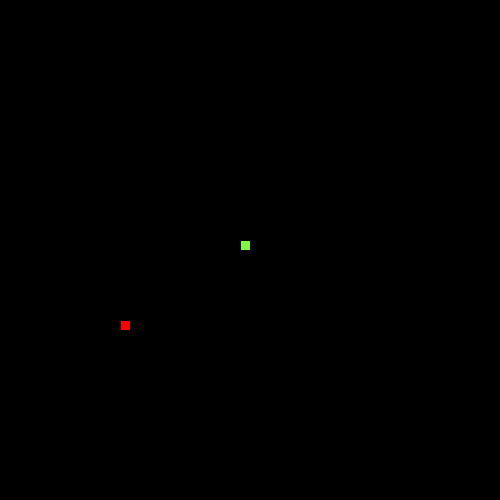
Frame 1 (no input)
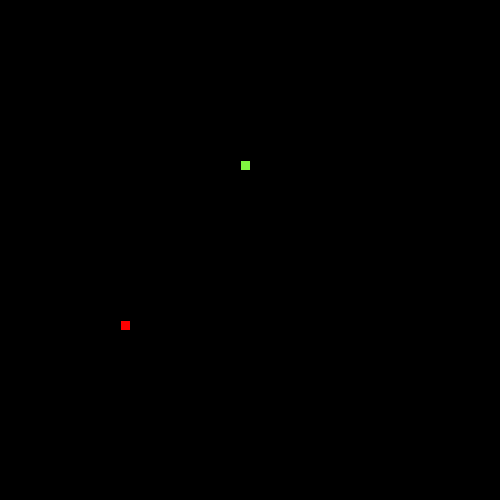
Frame 60 (the mouse pressed at the canvas centre just before this capture)
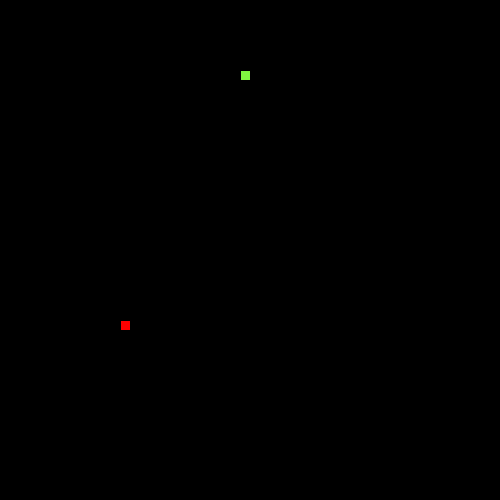
Frame 120 (the mouse held since frame 60 and released just before this capture)

The Processing sketch that drew these frames (run headless with seeded random() and noise(); from frame 60 on, the mouse is pressed at the canvas centre):

// Processing sketch: SnakeRecipe
// ── SnakeRecipe.pde

// 1. Follow the recipe instructions inside the Segment class.

// The Segment class will be used to represent each part of the moving snake.

int segmentX= 240;
int segmentY= 240;
String direction = "up";

class Segment {

  //2. Create x and y member variables to hold the location of each segment.

  // 3. Add a constructor with parameters to initialize each variable.
  Segment() {
  }

  // 4. Add getter and setter methods for both the x and y member variables.
  int getSegmentX() {
    return segmentX;
  }

  int getSegmentY() {
    return segmentY;
  }

  void setSegmentX(int newSegmentX) {
    segmentX = newSegmentX;
  }

  void setSegmentY(int newSegmentY) {
    segmentY = newSegmentY;
  }
}


// 5. Create (but do not initialize) a Segment variable to hold the head of the Snake
Segment head;


// 6. Create and initialize a String to hold the direction of your snake e.g. "up"



// 7. Create and initialize a variable to hold how many pieces of food the snake has eaten.
// give it a value of 1 to start.
int foodEaten = 1;


// 8. Create and initialize foodX and foodY variables to hold the location of the food.

// (Hint: use the random method to set both the x and y to random locations within the screen size (500 by 500).)


int foodY = ((int)random(50)*10);
int foodX = ((int)random(50)*10);


void setup() {

  // 9. Set the size of your sketch (500 by 500).

  size(500, 500);


  // 10. initialize your head to a new segment.
  head = new Segment();

  // 11. Use the frameRate(int rate) method to set the rate to 20.
  frameRate(20);
}


void draw() {

  background(0);


  //12. Call the manageTail, drawFood, drawSnake, move, and collision methods.
  manageTail();
  drawFood();
  drawSnake();
  move();
  collision();
}


// 13. Complete the drawFood method below. (Hint: each piece of food should be a 10 by 10 rectangle).

void drawFood() {
  fill(#FF0000);
  rect(foodX, foodY, 10, 10);
}


//14. Draw the snake head (use a 10 by 10 rectangle)

void drawSnake() {
  fill(#80F741);
  rect(segmentX, segmentY, 10, 10);

  //test your code
}


// 15. Complete the move method below.

void move() {

  // 16. Using a switch statement, make your snake head move by 10 pixels in the correct direction.
  //This is an incomplete switch statement:

  switch(direction) {
  case "up":
    head.setSegmentY(segmentY-10);
    break;
  case "down":
    head.setSegmentY(segmentY+10);
    break;
  case "left":
    head.setSegmentX(segmentX-10);
    break;
  case "right":
    head.setSegmentX(segmentX+10);
    break;
  }



  // 17. Call the checkBoundaries method to make sure the snake head doesn't go off the screen.
  checkBoundaries();
}


// 18. Complete the keyPressed method below. Use if statements to set your direction variable depending on what key is pressed.

void keyPressed() {
  if (keyCode == 'W') {
    direction = "up";
  } else
    if (keyCode == 'A') {
      direction = "left";
    } else
      if (keyCode == 'S') {
        direction = "down";
      } else
        if (keyCode == 'D') {
          direction = "right";
        }
}



// 19. check if your head is out of bounds (teleport your snake head to the other side).

void checkBoundaries() {
  if (segmentX > 500) {
    segmentX = 0;
  } 
  if (segmentX < 0) {
    segmentX = 500;
  }
  if (segmentY > 500) {
    segmentY = 0;
  }
  if (segmentY < 0) {
    segmentY = 500;
  }
}



//20. Make sure that the key for your current direction’s opposite doesn’t work(i.e. If you’re going up, down key shouldn’t work)



// 21. Complete the missing parts of the collision method below.

void collision() {

  if (segmentX == foodX && segmentY == foodY) {
    println("asdfasdfasdfasdf");
    foodEaten++;
    foodY = ((int)random(50)*10);
    foodX = ((int)random(50)*10);
  }
  // If the segment is colliding with a piece of food...
  // Increase the amount of food eaten and set foodX and foodY to new random locations.
}



/**
 
 ** Part 2: making the tail (the rest of the snake)
 
 **/

//  1. Create and initialize an ArrayList of Segments. (This will be your snake tail!)
ArrayList<Segment> segments = new ArrayList<Segment>();

// 2. Complete the missing parts of the manageTail method below and call it in the draw method.

void manageTail() {

  //Call the drawTail and checkTailCollision methods.
  drawTail();
  checkTailCollision();
  // Add a new Segment to your ArrayList that has the same X and Y as the head of your snake.
  segments.add(new Segment());
  
  println(segments.size());
  // To keep your tail the right length:
  // while the tail size is greater than the number of food pieces eaten, remove the first Segment in your tail.
  while (segments.size() > foodEaten) {
    segments.remove(0);
  }
}

void drawTail() {
  // Draw a 10 by 10 rectangle for each Segment in your snake ArrayList.
  for (Segment segment: segments) {
    rect(segmentX, segmentY, 10, 10);
  }
}


// 3. Complete the missing parts of the bodyCollision method below.

void checkTailCollision() {

  // If your head has the same location as one of your segments...

  // reset your food variable

  //Call this method at the beginning of your manageTail method.
  
  for (Segment segment: segments) {
    if (head.getSegmentX() == segment.getSegmentX() && head.getSegmentY() == segment.getSegmentY()) {
      foodEaten = 0;
    }
  }
  
}
